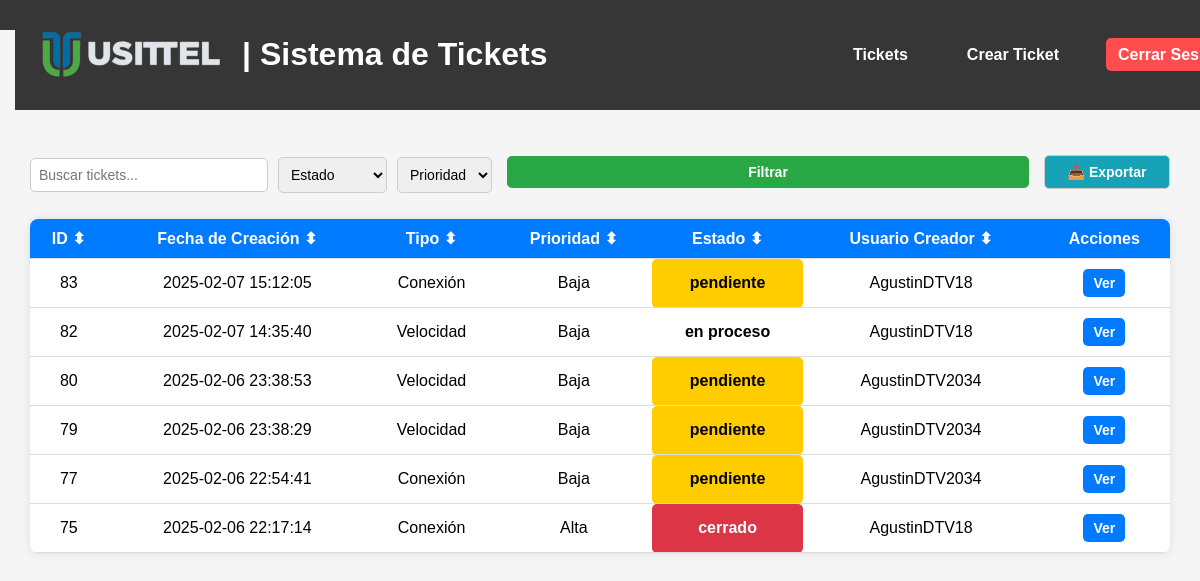
The page /tickets (signed in) on the database its author committed.
### tables this page shows
CREATE TABLE tickets (
    id INTEGER PRIMARY KEY AUTOINCREMENT,
    tipo TEXT NOT NULL,
    descripcion TEXT NOT NULL,
    prioridad TEXT NOT NULL,
    fecha_creacion DATETIME DEFAULT CURRENT_TIMESTAMP,
    usuario_creador TEXT NOT NULL,
    notas TEXT,
    archivo TEXT
, usuario_asignado TEXT, estado TEXT DEFAULT 'pendiente');

### app.py (the view)
@app.route('/tickets')
@login_required
def tickets():
    estado = request.args.get('estado')
    prioridad = request.args.get('prioridad')
    query = 'SELECT * FROM tickets WHERE 1=1'
    params = []
    if estado in ['pendiente', 'en proceso', 'cerrado']:
        query += ' AND estado = ?'
        params.append(estado)
    if prioridad in ['Baja', 'Media', 'Alta']:
        query += ' AND prioridad = ?'
        params.append(prioridad)
    query += ' ORDER BY fecha_creacion DESC'  # Ordenar por fecha de creación (más nuevos arriba)
    conn = get_db_connection()
    tickets = conn.execute(query, params).fetchall()
    conn.close()
    return render_template('tickets.html', tickets=tickets, estado=estado, prioridad=prioridad)

### app.py (called while the page is built)
def get_db_connection():
    conn = sqlite3.connect('database.db', timeout=10)  # Espera hasta 10 segundos si la base de datos está bloqueada
    conn.row_factory = sqlite3.Row
    return conn

@login_manager.user_loader
def load_user(user_id):
    conn = get_db_connection()
    user = conn.execute('SELECT * FROM users WHERE id = ?', (user_id,)).fetchone()
    conn.close()
    if user:
        return User(id=user['id'], username=user['username'], role=user['role'])
    return None

### templates/tickets.html (shortened to what this page needs)
{% extends "base.html" %}
{% block content %}
<main class="main-container">
    <form action="/tickets" method="GET" class="filter-bar">
        <input type="text" id="searchInput" placeholder="Buscar tickets..." class="search-bar">
        <select name="estado" id="estado">
            <option value="">Estado</option>
        </select>
        <select name="prioridad" id="prioridad">
            <option value="">Prioridad</option>
        </select>
        <button type="submit" class="btn-filter">Filtrar</button>
        <a href="{{ url_for('export_tickets') }}" class="btn-export">📥 Exportar</a>
    </form>
    <table id="ticketsTable">
        <thead>
            <tr>
                <th onclick="sortTable(0)">ID ⬍</th>
                <th onclick="sortTable(1)">Fecha de Creación ⬍</th>
                <th onclick="sortTable(2)">Tipo ⬍</th>
                <th onclick="sortTable(3)">Prioridad ⬍</th>
                <th onclick="sortTable(4)">Estado ⬍</th>
                <th onclick="sortTable(5)">Usuario Creador ⬍</th>
                <th>Acciones</th>
            </tr>
        </thead>
        <tbody>
            {% for ticket in tickets %}
            <tr class="ticket-row">
                <td>{{ ticket.id }}</td>
                <td>{{ ticket.fecha_creacion }}</td>
                <td>{{ ticket.tipo }}</td>
                <td>{{ ticket.prioridad }}</td>
                <td class="estado estado-{{ ticket.estado|lower }}">{{ ticket.estado }}</td>
                <td>{{ ticket.usuario_creador }}</td>
                <td>
                    <a href="{{ url_for('view_ticket', id=ticket.id) }}" class="btn btn-view">Ver</a>
                </td>
            </tr>
            {% endfor %}
        </tbody>
    </table>
</main>
{% endblock %}

### static/styles.css (style rules this page uses)
body { font-family: Arial, sans-serif; margin: 0; padding: 0; background-color: #f5f5f5; }
button { width: 100%; background: #007bff; color: white; border: none; padding: 10px; margin-top: 20px; border-radius: 5px; cursor: pointer; font-size: 16px; }
table { width: 100%; border-collapse: collapse; margin-top: 20px; background: white; box-shadow: 0px 0px 10px rgba(0, 0, 0, 0.1); border-radius: 8px; overflow: hidden; }
thead { background: #007bff; color: white; font-weight: bold; }
th { padding: 10px; cursor: pointer; text-align: left; }
td { padding: 10px; border-bottom: 1px solid #ddd; }
.btn { padding: 6px 10px; border: none; cursor: pointer; font-size: 14px; border-radius: 5px; text-decoration: none; font-weight: bold; display: inline-block; }
.btn-view { background: #007bff; color: white; }
.btn-filter { background: #28a745; color: white; }
.btn-export { background: #17a2b8; color: white; }
.btn-filter { margin: 8px 5px; background-color: #007bff; color: white; border: none; border-radius: 5px; cursor: pointer; font-size: 14px; font-weight: bold; transition: 0.3s ease; }
input, select, textarea { width: 100%; padding: 10px; margin-top: 5px; border: 1px solid #ccc; border-radius: 5px; }
.btn-export { background: #17a2b8; color: white; padding: 10px 15px; border-radius: 5px; font-weight: bold; text-decoration: none; display: inline-block; margin: 10px 0; }
.main-container { padding: 20px; max-width: 95%; margin: auto; }
table { width: 100%; border-collapse: collapse; background: white; box-shadow: 0px 0px 10px rgba(0, 0, 0, 0.1); border-radius: 8px; overflow: hidden; }
th, td { padding: 10px; text-align: center; border-bottom: 1px solid #ddd; }
.filter-bar { display: flex; align-items: center; justify-content: space-between; gap: 10px; margin: 15px 0; flex-wrap: nowrap; }
.filter-bar input, .filter-bar select, .filter-bar button, .filter-bar a { padding: 8px; border-radius: 5px; border: 1px solid #ccc; font-size: 14px; }
.search-bar { flex: 1; min-width: 220px; }
.filter-bar select { width: 130px; }
.filter-bar .btn-filter { background: #28a745; color: white; border: none; cursor: pointer; padding: 8px 12px; min-width: 100px; }
.filter-bar .btn-export { background: #17a2b8; color: white; text-decoration: none; padding: 8px 12px; min-width: 100px; text-align: center; }
.estado { font-weight: bold; padding: 5px 10px; border-radius: 5px; }
.estado-pendiente { background: #ffcc00; color: black; }
.estado-cerrado { background: #dc3545; color: white; }

### rows shown on the page
tickets: id "83", fecha_creacion "2025-02-07 15:12:05", tipo "Conexión", prioridad "Baja", estado "pendiente", usuario_creador "AgustinDTV18"
tickets: id "82", fecha_creacion "2025-02-07 14:35:40", tipo "Velocidad", prioridad "Baja", estado "en proceso", usuario_creador "AgustinDTV18"
tickets: id "80", fecha_creacion "2025-02-06 23:38:53", tipo "Velocidad", prioridad "Baja", estado "pendiente", usuario_creador "AgustinDTV2034"
tickets: id "79", fecha_creacion "2025-02-06 23:38:29", tipo "Velocidad", prioridad "Baja", estado "pendiente", usuario_creador "AgustinDTV2034"
tickets: id "77", fecha_creacion "2025-02-06 22:54:41", tipo "Conexión", prioridad "Baja", estado "pendiente", usuario_creador "AgustinDTV2034"
tickets: id "75", fecha_creacion "2025-02-06 22:17:14", tipo "Conexión", prioridad "Alta", estado "cerrado", usuario_creador "AgustinDTV18"
